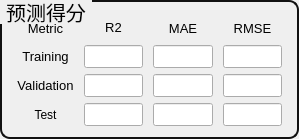
                      <widget class="QGroupBox" name="groupBox_6">
                       <property name="geometry">
                        <rect>
                         <x>480</x>
                         <y>330</y>
                         <width>299</width>
                         <height>139</height>
                        </rect>
                       </property>
                       <property name="sizePolicy">
                        <sizepolicy hsizetype="Preferred" vsizetype="Fixed">
                         <horstretch>0</horstretch>
                         <verstretch>0</verstretch>
                        </sizepolicy>
                       </property>
                       <property name="maximumSize">
                        <size>
                         <width>16777215</width>
                         <height>16777215</height>
                        </size>
                       </property>
                       <property name="styleSheet">
                        <string notr="true">QGroupBox{
    border: 2px solid rgb(17, 17, 17);
    border-radius: 10px;
    margin-top: 0.5em;
	font-family: &quot;黑体&quot;;
    font-size: 20px;
}

QGroupBox::title {
    subcontrol-origin: margin;
    subcontrol-position: top left;
    padding: 0 3px;
}
</string>
                       </property>
                       <property name="title">
                        <string>预测得分</string>
                       </property>
                       <layout class="QGridLayout" name="gridLayout_4">
                        <property name="leftMargin">
                         <number>15</number>
                        </property>
                        <property name="topMargin">
                         <number>15</number>
                        </property>
                        <property name="rightMargin">
                         <number>15</number>
                        </property>
                        <property name="horizontalSpacing">
                         <number>10</number>
                        </property>
                        <item row="0" column="2">
                         <widget class="QLabel" name="label_11">
                          <property name="font">
                           <font>
                            <family>Segoe UI</family>
                            <pointsize>10</pointsize>
                            <italic>false</italic>
                            <bold>false</bold>
                           </font>
                          </property>
                          <property name="text">
                           <string>MAE</string>
                          </property>
                          <property name="alignment">
                           <set>Qt::AlignCenter</set>
                          </property>
                         </widget>
                        </item>
                        <item row="2" column="1">
                         <widget class="QLineEdit" name="lineEdit_10">
                          <property name="font">
                           <font>
                            <family>Segoe UI</family>
                            <pointsize>10</pointsize>
                            <italic>false</italic>
                            <bold>false</bold>
                           </font>
                          </property>
                         </widget>
                        </item>
                        <item row="1" column="1">
                         <widget class="QLineEdit" name="lineEdit_7">
                          <property name="font">
                           <font>
                            <family>Segoe UI</family>
                            <pointsize>10</pointsize>
                            <italic>false</italic>
                            <bold>false</bold>
                           </font>
                          </property>
                         </widget>
                        </item>
                        <item row="3" column="3">
                         <widget class="QLineEdit" name="lineEdit_15">
                          <property name="font">
                           <font>
                            <family>Segoe UI</family>
                            <pointsize>10</pointsize>
                            <italic>false</italic>
                            <bold>false</bold>
                           </font>
                          </property>
                         </widget>
                        </item>
                        <item row="2" column="3">
                         <widget class="QLineEdit" name="lineEdit_12">
                          <property name="font">
                           <font>
                            <family>Segoe UI</family>
                            <pointsize>10</pointsize>
                            <italic>false</italic>
                            <bold>false</bold>
                           </font>
                          </property>
                         </widget>
                        </item>
                        <item row="3" column="0">
                         <widget class="QLabel" name="label_9">
                          <property name="text">
                           <string>Test</string>
                          </property>
                          <property name="alignment">
                           <set>Qt::AlignCenter</set>
                          </property>
                         </widget>
                        </item>
                        <item row="3" column="2">
                         <widget class="QLineEdit" name="lineEdit_14">
                          <property name="font">
                           <font>
                            <family>Segoe UI</family>
                            <pointsize>10</pointsize>
                            <italic>false</italic>
                            <bold>false</bold>
                           </font>
                          </property>
                         </widget>
                        </item>
                        <item row="1" column="3">
                         <widget class="QLineEdit" name="lineEdit_9">
                          <property name="font">
                           <font>
                            <family>Segoe UI</family>
                            <pointsize>10</pointsize>
                            <italic>false</italic>
                            <bold>false</bold>
                           </font>
                          </property>
                         </widget>
                        </item>
                        <item row="0" column="1">
                         <widget class="QLabel" name="label_10">
                          <property name="font">
                           <font>
                            <family>Segoe UI</family>
                            <pointsize>10</pointsize>
                            <italic>false</italic>
                            <bold>false</bold>
                           </font>
                          </property>
                          <property name="text">
                           <string>R2</string>
                          </property>
                          <property name="textFormat">
                           <enum>Qt::RichText</enum>
                          </property>
                          <property name="alignment">
                           <set>Qt::AlignCenter</set>
                          </property>
                         </widget>
                        </item>
                        <item row="0" column="0">
                         <widget class="QLabel" name="label_12">
                          <property name="font">
                           <font>
                            <family>Segoe UI</family>
                            <pointsize>10</pointsize>
                            <italic>false</italic>
                            <bold>false</bold>
                           </font>
                          </property>
                          <property name="text">
                           <string>Metric</string>
                          </property>
                          <property name="alignment">
                           <set>Qt::AlignCenter</set>
                          </property>
                         </widget>
                        </item>
                        <item row="2" column="2">
                         <widget class="QLineEdit" name="lineEdit_11">
                          <property name="font">
                           <font>
                            <family>Segoe UI</family>
                            <pointsize>10</pointsize>
                            <italic>false</italic>
                            <bold>false</bold>
                           </font>
                          </property>
                         </widget>
                        </item>
                        <item row="3" column="1">
                         <widget class="QLineEdit" name="lineEdit_13">
                          <property name="font">
                           <font>
                            <family>Segoe UI</family>
                            <pointsize>10</pointsize>
                            <italic>false</italic>
                            <bold>false</bold>
                           </font>
                          </property>
                         </widget>
                        </item>
                        <item row="2" column="0">
                         <widget class="QLabel" name="label_13">
                          <property name="font">
                           <font>
                            <family>Segoe UI</family>
                            <pointsize>10</pointsize>
                            <italic>false</italic>
                            <bold>false</bold>
                           </font>
                          </property>
                          <property name="text">
                           <string>Validation</string>
                          </property>
                          <property name="alignment">
                           <set>Qt::AlignCenter</set>
                          </property>
                         </widget>
                        </item>
                        <item row="0" column="3">
                         <widget class="QLabel" name="label_14">
                          <property name="font">
                           <font>
                            <family>Segoe UI</family>
                            <pointsize>10</pointsize>
                            <italic>false</italic>
                            <bold>false</bold>
                           </font>
                          </property>
                          <property name="text">
                           <string>RMSE</string>
                          </property>
                          <property name="alignment">
                           <set>Qt::AlignCenter</set>
                          </property>
                         </widget>
                        </item>
                        <item row="1" column="2">
                         <widget class="QLineEdit" name="lineEdit_8">
                          <property name="font">
                           <font>
                            <family>Segoe UI</family>
                            <pointsize>10</pointsize>
                            <italic>false</italic>
                            <bold>false</bold>
                           </font>
                          </property>
                         </widget>
                        </item>
                        <item row="1" column="0">
                         <widget class="QLabel" name="label_15">
                          <property name="font">
                           <font>
                            <family>Segoe UI</family>
                            <pointsize>10</pointsize>
                            <italic>false</italic>
                            <bold>false</bold>
                           </font>
                          </property>
                          <property name="text">
                           <string>Training</string>
                          </property>
                          <property name="alignment">
                           <set>Qt::AlignCenter</set>
                          </property>
                         </widget>
                        </item>
                       </layout>
                      </widget>
